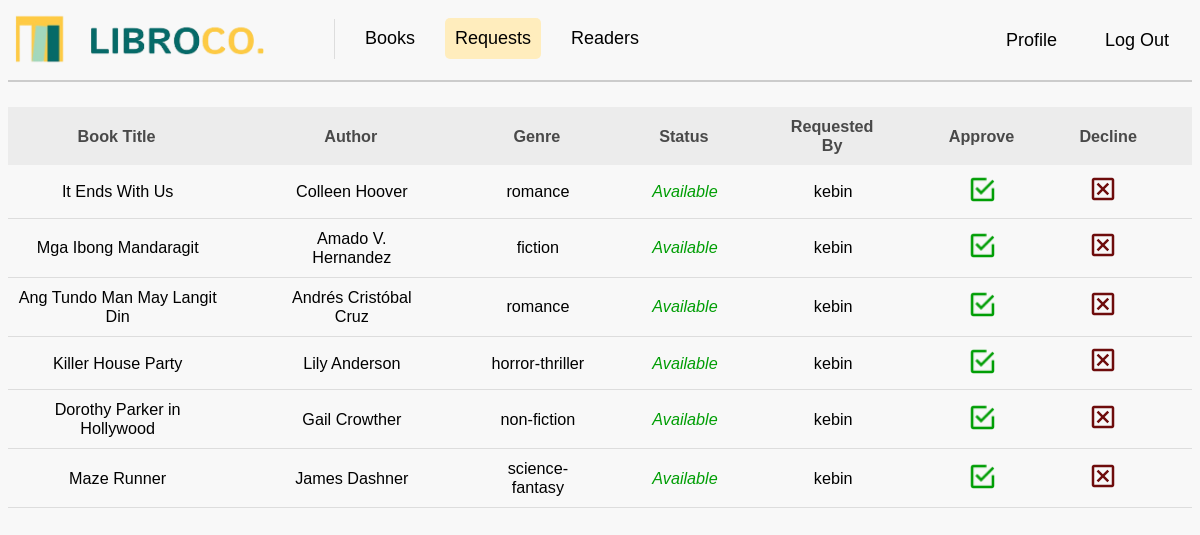
/requests (signed in), run on an earlier commit of the app's database.
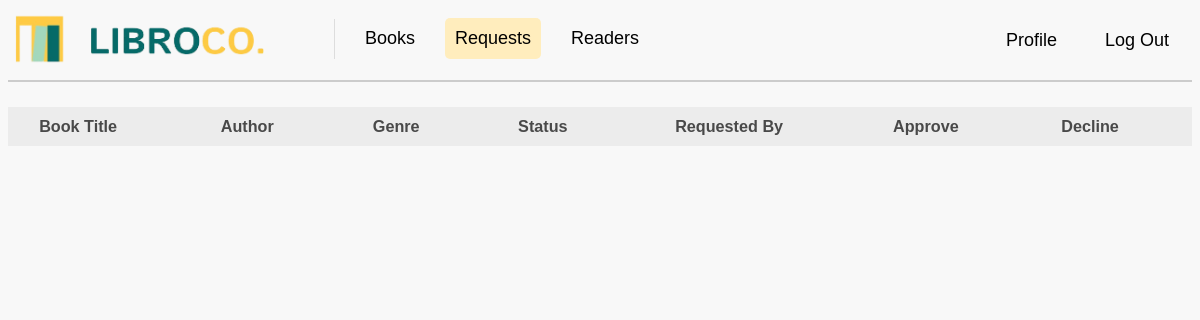
And on a later commit of the database.
### tables this page shows
CREATE TABLE requests (
request_id INTEGER PRIMARY KEY AUTOINCREMENT,
user_id INTEGER,
book_id INTEGER,
request_date TIMESTAMP DEFAULT CURRENT_TIMESTAMP, due_date DATE DEFAULT NULL, status VARCHAR(20) DEFAULT 'Pending',
FOREIGN KEY (user_id) REFERENCES users(user_id),
FOREIGN KEY (book_id) REFERENCES books(book_id));

CREATE TABLE "books" (
	"book_id"	INTEGER,
	"book_title"	VARCHAR(50) UNIQUE,
	"author"	VARCHAR(50),
	"publication_year"	INTEGER(5),
	"genre"	VARCHAR(20),
	"description"	VARCHAR(300),
	"image"	VARCHAR(100),
	PRIMARY KEY("book_id")
);

CREATE TABLE "users" (
	"user_id"	INTEGER PRIMARY KEY AUTOINCREMENT,
	"user_name"	TEXT,
	"user_email"	TEXT,
	"user_password"	TEXT UNIQUE,
	"user_contact"	TEXT,
	"user_code"	TEXT
);

### app.py (the view)
@app.route("/requests")
def requests():
    if 'user_id' not in session or session.get('user_id') != 1:
        flash("You must be logged in as a librarian to view requests.")
        return redirect(url_for("login"))
    sql_get_requests = """
    SELECT b.book_title, b.author, b.genre, s.availability, u.user_name, r.request_id
    FROM requests r
    JOIN books b ON r.book_id = b.book_id
    JOIN users u ON r.user_id = u.user_id
    JOIN status s ON b.book_id = s.book_id
    WHERE r.status = 'Pending'  -- Only show pending requests
    """
    requests = getprocess(sql_get_requests)
    return render_template("requests.html", requests=requests)

### app.py (called while the page is built)
@app.before_request
def before_request():
    print("Session data:", session)

### dbhelper.py (called while the page is built)
def getprocess(sql: str, params: tuple = ()) -> list:
    try:
        db = connect(database, timeout=30, check_same_thread=False)  # Adding timeout and thread safety
        db.row_factory = Row  # Ensure that rows are returned as dictionaries
        cursor = db.cursor()
        cursor.execute(sql, params)
        data = cursor.fetchall()  # Fetch the data
        return data
    except Error as e:
        print(f"SQLite error: {e}")
        return []
    finally:
        db.close()  # Ensure the connection is closed

### templates/requests.html (shortened to what this page needs)
<!DOCTYPE html>
<html>
<head>
    <link rel="stylesheet" href="{{ url_for('static', filename='css/mainstyle.css') }}">
</head>
<body>
    <nav>
        <a class="navbar-brand" href="{{ url_for('books') }}">
            <img src="{{ url_for('static', filename='images/logo.png') }}" class="logo" width="250" height="50" alt="LibroCo. Logo">
        </a>
        <div class="navbar-links">
            <a href="{{ url_for('books') }}">Books</a>
            <a href="{{ url_for('requests') }}" class="active">Requests</a>
            <a href="{{ url_for('readers') }}">Readers</a>
        </div>
        <div class="navbar-right">
            <a href="{{ url_for('profile') }}">Profile</a>
            <a href="{{ url_for('logout') }}">Log Out</a>
        </div>
    </nav>
    <div class="divider"></div>
    <div class="scrollable-table">
        <table class="table">
            <tr>
                <th>Book Title</th>
                <th>Author</th>
                <th>Genre</th>
                <th>Status</th>
                <th>Requested By</th>
                <th>Approve</th>
                <th>Decline</th>
            </tr>
            {% for request in requests %}
                <tr>
                    <td>{{ request.book_title }}</td>
                    <td>{{ request.author }}</td>
                    <td>{{ request.genre }}</td>
                    <td class="status">
                        {% if request.availability == 'Available' %}
                            <span class="available">Available</span>
                        {% else %}
                            <span class="unavailable">Unavailable</span>
                        {% endif %}
                    </td>
                    <td>{{ request.user_name }}</td>
                    <td class="action-cell">
                        <form action="{{ url_for('approve_request', request_id=request.request_id) }}" method="post">
                            <button class="approve-btn">
                                <img src="{{ url_for('static', filename='images/tsek.png') }}" class="tsek" alt="Approve">
                            </button>
                        </form>
                    </td>
                    <td class="action-cell">
                        <form action="{{ url_for('decline_request') }}" method="post">
                            <button class="decline-btn">
                                <img src="{{ url_for('static', filename='images/eks.png') }}" class="eks" alt="Decline">
                            </button>
                        </form>
                    </td>
                </tr>
            {% endfor %}
        </table>
    </div>
</body>
</html>

What changed in the data, as far as the page shows it:
no longer on this page (row edited): requests: book_title "It Ends With Us", author "Colleen Hoover", genre "romance", user_name "kebin"
no longer on this page (row edited): requests: book_title "Mga Ibong Mandaragit", author "Amado V. Hernandez", genre "fiction", user_name "kebin"
no longer on this page (row edited): requests: book_title "Ang Tundo Man May Langit Din", author "Andrés Cristóbal Cruz", genre "romance", user_name "kebin"
no longer on this page (row edited): requests: book_title "Killer House Party", author "Lily Anderson", genre "horror-thriller", user_name "kebin"
no longer on this page (row edited): requests: book_title "Dorothy Parker in Hollywood", author "Gail Crowther", genre "non-fiction", user_name "kebin"
removed requests: book_title "Maze Runner", author "James Dashner", genre "science-fantasy", user_name "kebin"
